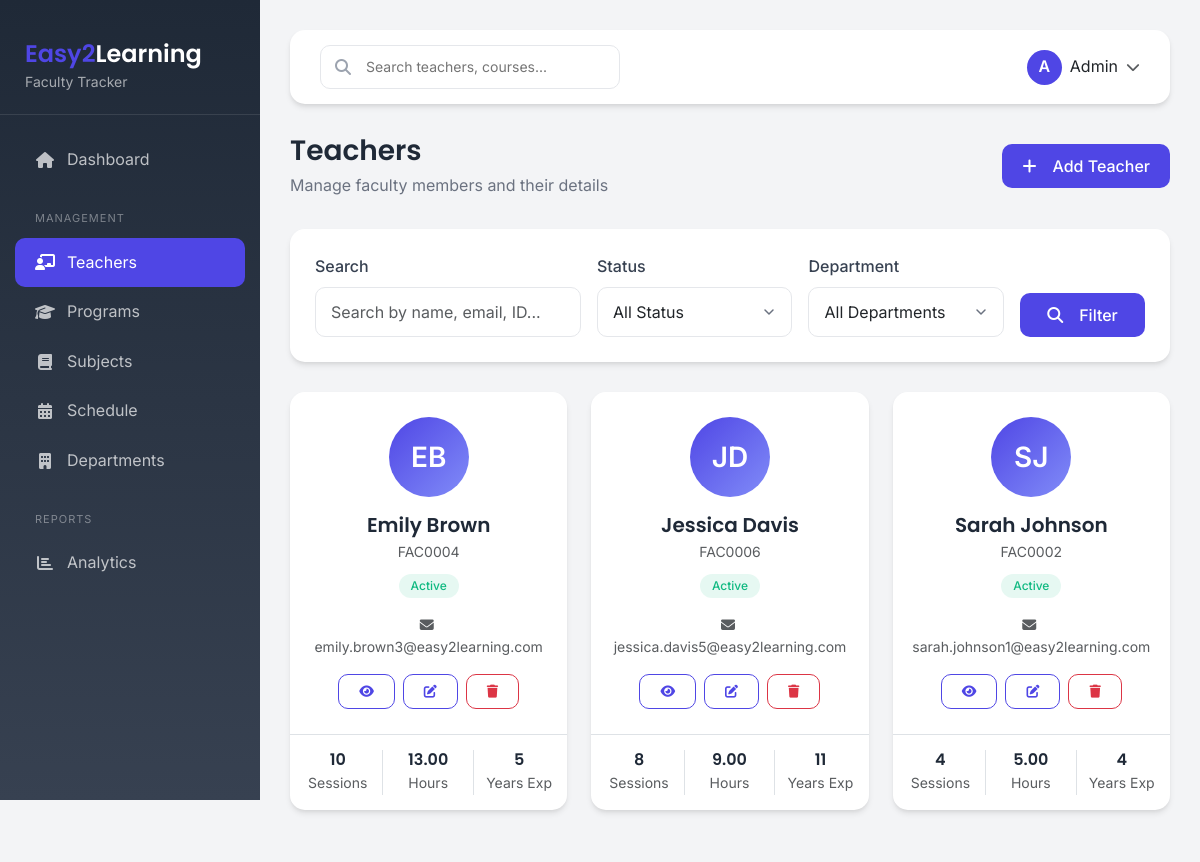
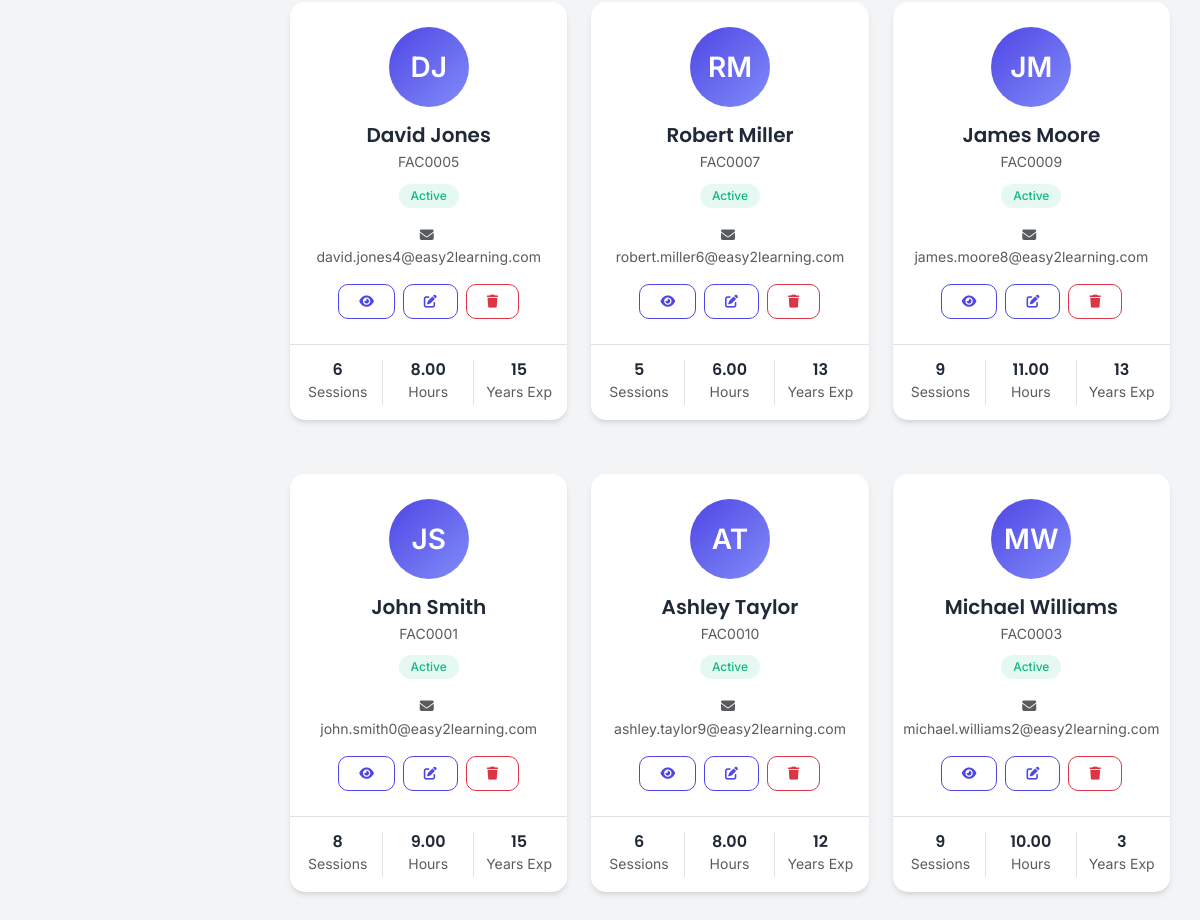
Screenshot of /teachers/ with the database file from the repository (2 pictures, top to bottom).
### faculty/models.py (models this page shows, shortened)
class Teacher(models.Model):
    STATUS_CHOICES = [
        ('active', 'Active'),
        ('inactive', 'Inactive'),
        ('on_leave', 'On Leave'),
    ]
    GENDER_CHOICES = [
        ('male', 'Male'),
        ('female', 'Female'),
        ('other', 'Other'),
        ('prefer_not_to_say', 'Prefer not to say'),
    ]
    first_name = models.CharField(max_length=50)
    last_name = models.CharField(max_length=50)
    email = models.EmailField(unique=True)
    phone = models.CharField(max_length=20)
    address = models.TextField(blank=True)
    date_of_birth = models.DateField(null=True, blank=True)
    gender = models.CharField(max_length=20, choices=GENDER_CHOICES, default='prefer_not_to_say')
    photo = models.ImageField(upload_to='teachers/', null=True, blank=True)
    employee_id = models.CharField(max_length=20, unique=True)
    department = models.ForeignKey(Department, on_delete=models.SET_NULL, null=True, blank=True)
    qualification = models.CharField(max_length=100, blank=True)
    specialization = models.CharField(max_length=100, blank=True)
    experience_years = models.PositiveIntegerField(default=0)
    hourly_rate = models.DecimalField(max_digits=10, decimal_places=2, default=0.00)
    status = models.CharField(max_length=20, choices=STATUS_CHOICES, default='active')
    emergency_contact_name = models.CharField(max_length=100, blank=True)
    emergency_contact_phone = models.CharField(max_length=20, blank=True)
    hire_date = models.DateField(null=True, blank=True)
    created_at = models.DateTimeField(auto_now_add=True)
    updated_at = models.DateTimeField(auto_now=True)
    class Meta:
        verbose_name = 'Teacher'
        verbose_name_plural = 'Teachers'
        ordering = ['last_name', 'first_name']
    @property
    def full_name(self):
        return f"{self.first_name} {self.last_name}"
    @property
    def total_hours_taught(self):
        sessions = self.session_set.all()
        total_hours = sum(session.duration for session in sessions)
        return round(total_hours, 2)
    @property
    def total_sessions_conducted(self):
        return self.session_set.count()

class Session(models.Model):
    DAYS_OF_WEEK = [
        ('monday', 'Monday'),
        ('tuesday', 'Tuesday'),
        ('wednesday', 'Wednesday'),
        ('thursday', 'Thursday'),
        ('friday', 'Friday'),
        ('saturday', 'Saturday'),
        ('sunday', 'Sunday'),
    ]
    STATUS_CHOICES = [
        ('scheduled', 'Scheduled'),
        ('in_progress', 'In Progress'),
        ('completed', 'Completed'),
        ('cancelled', 'Cancelled'),
        ('rescheduled', 'Rescheduled'),
    ]
    teacher = models.ForeignKey(Teacher, on_delete=models.CASCADE)
    subject = models.ForeignKey(Subject, on_delete=models.CASCADE)
    date = models.DateField()
    day_of_week = models.CharField(max_length=20, choices=DAYS_OF_WEEK)
    start_time = models.TimeField()
    end_time = models.TimeField()
    duration = models.DecimalField(max_digits=5, decimal_places=2, help_text="Duration in hours")
    room = models.CharField(max_length=50, blank=True)
    status = models.CharField(max_length=20, choices=STATUS_CHOICES, default='scheduled')
    notes = models.TextField(blank=True)
    is_recurring = models.BooleanField(default=False)
    created_at = models.DateTimeField(auto_now_add=True)
    updated_at = models.DateTimeField(auto_now=True)
    class Meta:
        verbose_name = 'Session'
        verbose_name_plural = 'Sessions'
        ordering = ['-date', 'day_of_week', 'start_time']

### faculty/views.py (the view, shortened to what this page needs)
# urls.py: path('teachers/', TeacherListView.as_view(), name='teacher_list'),
class TeacherListView(ListView):
    model = Teacher
    template_name = 'faculty/teacher_list.html'
    context_object_name = 'teachers'
    paginate_by = 10
    def get_queryset(self):
        queryset = Teacher.objects.select_related('department').all()
        search = self.request.GET.get('search')
        status = self.request.GET.get('status')
        if status:
            queryset = queryset.filter(status=status)
        department = self.request.GET.get('department')
        if department:
            queryset = queryset.filter(department_id=department)
        return queryset.order_by('last_name', 'first_name')
    def get_context_data(self, **kwargs):
        context = super().get_context_data(**kwargs)
        context['departments'] = Department.objects.all()
        return context

### templates/faculty/teacher_list.html (shortened to what this page needs)
{% extends 'base.html' %}
{% load static %}
{% block content %}
<div class="page-header d-flex justify-content-between align-items-center">
    <div>
        <h1>Teachers</h1>
        <p>Manage faculty members and their details</p>
    </div>
    <a href="{% url 'faculty:teacher_add' %}" class="btn btn-primary">
        <i class="fas fa-plus me-2"></i>Add Teacher
    </a>
</div>
<div class="content-card animate-fadeInUp">
    <div class="content-card-body">
        <form method="GET" class="row g-3">
            <div class="col-md-4">
                <label class="form-label">Search</label>
                <input type="text" name="search" class="form-control" placeholder="Search by name, email, ID..." value="{{ request.GET.search|default:'' }}">
            </div>
            <div class="col-md-3">
                <label class="form-label">Status</label>
                <select name="status" class="form-select">
                    <option value="">All Status</option>
                </select>
            </div>
            <div class="col-md-3">
                <label class="form-label">Department</label>
                <select name="department" class="form-select">
                    <option value="">All Departments</option>
                </select>
            </div>
            <div class="col-md-2 d-flex align-items-end">
                <button type="submit" class="btn btn-primary w-100">
                    <i class="fas fa-search me-2"></i>Filter
                </button>
            </div>
        </form>
    </div>
</div>
<div class="row g-4">
    {% for teacher in teachers %}
    <div class="col-md-6 col-lg-4">
        <div class="content-card teacher-card animate-fadeInUp" style="animation-delay: {{ forloop.counter0|add:1 }}00ms;">
            <div class="content-card-body text-center">
                {% if teacher.photo %}
                <img src="{{ teacher.photo.url }}" alt="{{ teacher.full_name }}"
                     class="rounded-circle mb-3" style="width: 80px; height: 80px; object-fit: cover;">
                {% else %}
                <div class="teacher-avatar mx-auto mb-3">
                    {{ teacher.first_name|first }}{{ teacher.last_name|first }}
                </div>
                {% endif %}
                <h5 class="mb-1">{{ teacher.full_name }}</h5>
                <p class="text-muted small mb-2">{{ teacher.employee_id }}</p>
                {% if teacher.status == 'active' %}
                <span class="badge bg-success mb-3">Active</span>
                {% elif teacher.status == 'on_leave' %}
                <span class="badge bg-warning mb-3">On Leave</span>
                {% else %}
                <span class="badge bg-secondary mb-3">Inactive</span>
                {% endif %}
                <div class="d-flex justify-content-center gap-3 mb-3 text-muted small">
                    <span><i class="fas fa-envelope me-1"></i>{{ teacher.email }}</span>
                </div>
                <div class="d-flex justify-content-center gap-2">
                    <a href="{% url 'faculty:teacher_detail' teacher.pk %}" class="btn btn-outline-primary btn-sm">
                        <i class="fas fa-eye"></i>
                    </a>
                    <a href="{% url 'faculty:teacher_edit' teacher.pk %}" class="btn btn-outline-primary btn-sm">
                        <i class="fas fa-edit"></i>
                    </a>
                    <button class="btn btn-outline-danger btn-sm" data-bs-toggle="modal" data-bs-target="#deleteModal{{ teacher.pk }}">
                        <i class="fas fa-trash"></i>
                    </button>
                </div>
            </div>
            <div class="card-footer bg-transparent border-top">
                <div class="row text-center">
                    <div class="col-4 border-end">
                        <h6 class="mb-0">{{ teacher.total_sessions_conducted }}</h6>
                        <small class="text-muted">Sessions</small>
                    </div>
                    <div class="col-4 border-end">
                        <h6 class="mb-0">{{ teacher.total_hours_taught }}</h6>
                        <small class="text-muted">Hours</small>
                    </div>
                    <div class="col-4">
                        <h6 class="mb-0">{{ teacher.experience_years }}</h6>
                        <small class="text-muted">Years Exp</small>
                    </div>
                </div>
            </div>
        </div>
    </div>
    {% endfor %}
</div>
{% endblock %}

### templates/base.html (shortened to what this page needs)
{% load static %}
<!DOCTYPE html>
<html lang="en">
<head>
    <link href="https://cdn.jsdelivr.net/npm/bootstrap@5.3.2/dist/css/bootstrap.min.css" rel="stylesheet">
    <link href="https://cdnjs.cloudflare.com/ajax/libs/font-awesome/6.5.1/css/all.min.css" rel="stylesheet">
    <link rel="stylesheet" href="{% static 'faculty/css/style.css' %}">
</head>
<body>
    <aside class="sidebar">
        <div class="sidebar-brand">
            <h4><span>Easy2</span>Learning</h4>
            <small style="color: rgba(255,255,255,0.6);">Faculty Tracker</small>
        </div>
        <nav class="sidebar-nav">
            <a href="{% url 'faculty:dashboard' %}" class="nav-link {% if request.resolver_match.url_name == 'dashboard' %}active{% endif %}">
                <i class="fas fa-home"></i>
                <span>Dashboard</span>
            </a>
            <div class="nav-subtitle">Management</div>
            <a href="{% url 'faculty:teacher_list' %}" class="nav-link {% if 'teacher' in request.resolver_match.url_name %}active{% endif %}">
                <i class="fas fa-chalkboard-teacher"></i>
                <span>Teachers</span>
            </a>
            <a href="{% url 'faculty:program_list' %}" class="nav-link {% if 'program' in request.resolver_match.url_name %}active{% endif %}">
                <i class="fas fa-graduation-cap"></i>
                <span>Programs</span>
            </a>
            <a href="{% url 'faculty:subject_list' %}" class="nav-link {% if 'subject' in request.resolver_match.url_name %}active{% endif %}">
                <i class="fas fa-book"></i>
                <span>Subjects</span>
            </a>
            <a href="{% url 'faculty:schedule' %}" class="nav-link {% if 'schedule' in request.resolver_match.url_name %}active{% endif %}">
                <i class="fas fa-calendar-alt"></i>
                <span>Schedule</span>
            </a>
            <a href="{% url 'faculty:department_list' %}" class="nav-link {% if 'department' in request.resolver_match.url_name %}active{% endif %}">
                <i class="fas fa-building"></i>
                <span>Departments</span>
            </a>
            <div class="nav-subtitle">Reports</div>
            <a href="{% url 'faculty:reports' %}" class="nav-link {% if request.resolver_match.url_name == 'reports' %}active{% endif %}">
                <i class="fas fa-chart-bar"></i>
                <span>Analytics</span>
            </a>
        </nav>
    </aside>
    <main class="main-content">
        <header class="top-header">
            <div class="d-flex align-items-center gap-3">
                <div class="search-box d-none d-md-block">
                    <i class="fas fa-search"></i>
                    <input type="text" placeholder="Search teachers, courses...">
                </div>
            </div>
            <div class="user-profile">
                <div class="dropdown">
                    <a href="#" class="d-flex align-items-center gap-2 text-decoration-none" data-bs-toggle="dropdown">
                        <div style="width: 35px; height: 35px; border-radius: 50%; background: var(--primary-color); display: flex; align-items: center; justify-content: center; color: white; font-weight: 600;">
                            A
                        </div>
                        <span class="d-none d-md-block text-dark">Admin</span>
                        <i class="fas fa-chevron-down text-muted small"></i>
                    </a>
                </div>
            </div>
        </header>
        {% block content %}
        {% endblock %}
    </main>
</body>
</html>

### static/faculty/css/style.css (style rules this page uses)
:root { --primary-color: #4f46e5; --primary-light: #818cf8; --primary-dark: #4338ca; --secondary-color: #6b7280; --success-color: #10b981; --warning-color: #f59e0b; --danger-color: #ef4444; --info-color: #3b82f6; --light-bg: #f3f4f6; --dark-bg: #1f2937; --card-shadow: 0 4px 6px -1px rgba(0, 0, 0, 0.1), 0 2px 4px -1px rgba(0, 0, 0, 0.06); --hover-shadow: 0 10px 15px -3px rgba(0, 0, 0, 0.1), 0 4px 6px -2px rgba(0, 0, 0, 0.05); --transition-fast: 0.15s ease; --transition-normal: 0.3s ease; --transition-slow: 0.5s ease; --border-radius: 15px; --border-radius-sm: 10px; --border-radius-lg: 20px; }
* { margin: 0; padding: 0; box-sizing: border-box; }
body { font-family: 'Inter', -apple-system, BlinkMacSystemFont, 'Segoe UI', Roboto, sans-serif; background-color: var(--light-bg); color: #1f2937; line-height: 1.6; }
h1, h2, h3, h4, h5, h6 { font-family: 'Poppins', sans-serif; font-weight: 600; color: #1f2937; }
.animate-fadeInUp { animation: fadeInUp var(--transition-normal) ease forwards; }
.content-card { background: #fff; border-radius: var(--border-radius); box-shadow: var(--card-shadow); margin-bottom: 30px; transition: all var(--transition-normal); }
.content-card-body { padding: 25px; }
.btn { padding: 10px 20px; border-radius: var(--border-radius-sm); font-weight: 500; transition: all var(--transition-normal); display: inline-flex; align-items: center; justify-content: center; gap: 8px; }
.btn-primary { background: var(--primary-color); border: none; color: #fff; }
.btn-outline-primary { border-color: var(--primary-color); color: var(--primary-color); }
.btn-sm { padding: 8px 16px; font-size: 13px; }
.form-control, .form-select { border-radius: var(--border-radius-sm); border: 1px solid #e5e7eb; padding: 12px 15px; transition: all var(--transition-fast); }
.form-label { font-weight: 500; color: #374151; margin-bottom: 8px; }
.badge { padding: 6px 12px; border-radius: 20px; font-weight: 500; font-size: 12px; }
.badge.bg-success { background-color: rgba(16, 185, 129, 0.1) !important; color: var(--success-color); }
.page-header { margin-bottom: 30px; animation: fadeInUp var(--transition-normal) ease; }
.page-header h1 { font-size: 28px; font-weight: 600; color: #1f2937; margin-bottom: 5px; }
.page-header p { color: var(--secondary-color); margin: 0; }

### templates/faculty/teacher_list.html (style rules this page uses)
.teacher-card { transition: all 0.3s ease; }
.teacher-avatar { width: 80px; height: 80px; border-radius: 50%; background: linear-gradient(135deg, var(--primary-color), #818cf8); display: flex; align-items: center; justify-content: center; color: white; font-size: 28px; font-weight: 600; }
.card-footer { padding: 15px; }
.card-footer h6 { font-weight: 600; color: #1f2937; }

### rows the page displays
Teacher: first_name|first "E", last_name|first "B", full_name "Emily Brown", employee_id "FAC0004", status "Active", email "emily.brown3@easy2learning.com", total_sessions_conducted "10", total_hours_taught "13.00", experience_years "5"
Teacher: first_name|first "J", last_name|first "D", full_name "Jessica Davis", employee_id "FAC0006", status "Active", email "jessica.davis5@easy2learning.com", total_sessions_conducted "8", total_hours_taught "9.00", experience_years "11"
Teacher: first_name|first "S", last_name|first "J", full_name "Sarah Johnson", employee_id "FAC0002", status "Active", email "sarah.johnson1@easy2learning.com", total_sessions_conducted "4", total_hours_taught "5.00", experience_years "4"
Teacher: first_name|first "D", last_name|first "J", full_name "David Jones", employee_id "FAC0005", status "Active", email "david.jones4@easy2learning.com", total_sessions_conducted "6", total_hours_taught "8.00", experience_years "15"
Teacher: first_name|first "R", last_name|first "M", full_name "Robert Miller", employee_id "FAC0007", status "Active", email "robert.miller6@easy2learning.com", total_sessions_conducted "5", total_hours_taught "6.00", experience_years "13"
Teacher: first_name|first "J", last_name|first "M", full_name "James Moore", employee_id "FAC0009", status "Active", email "james.moore8@easy2learning.com", total_sessions_conducted "9", total_hours_taught "11.00", experience_years "13"
Teacher: first_name|first "J", last_name|first "S", full_name "John Smith", employee_id "FAC0001", status "Active", email "john.smith0@easy2learning.com", total_sessions_conducted "8", total_hours_taught "9.00", experience_years "15"
Teacher: first_name|first "A", last_name|first "T", full_name "Ashley Taylor", employee_id "FAC0010", status "Active", email "ashley.taylor9@easy2learning.com", total_sessions_conducted "6", total_hours_taught "8.00", experience_years "12"
Teacher: first_name|first "M", last_name|first "W", full_name "Michael Williams", employee_id "FAC0003", status "Active", email "michael.williams2@easy2learning.com", total_sessions_conducted "9", total_hours_taught "10.00", experience_years "3"
